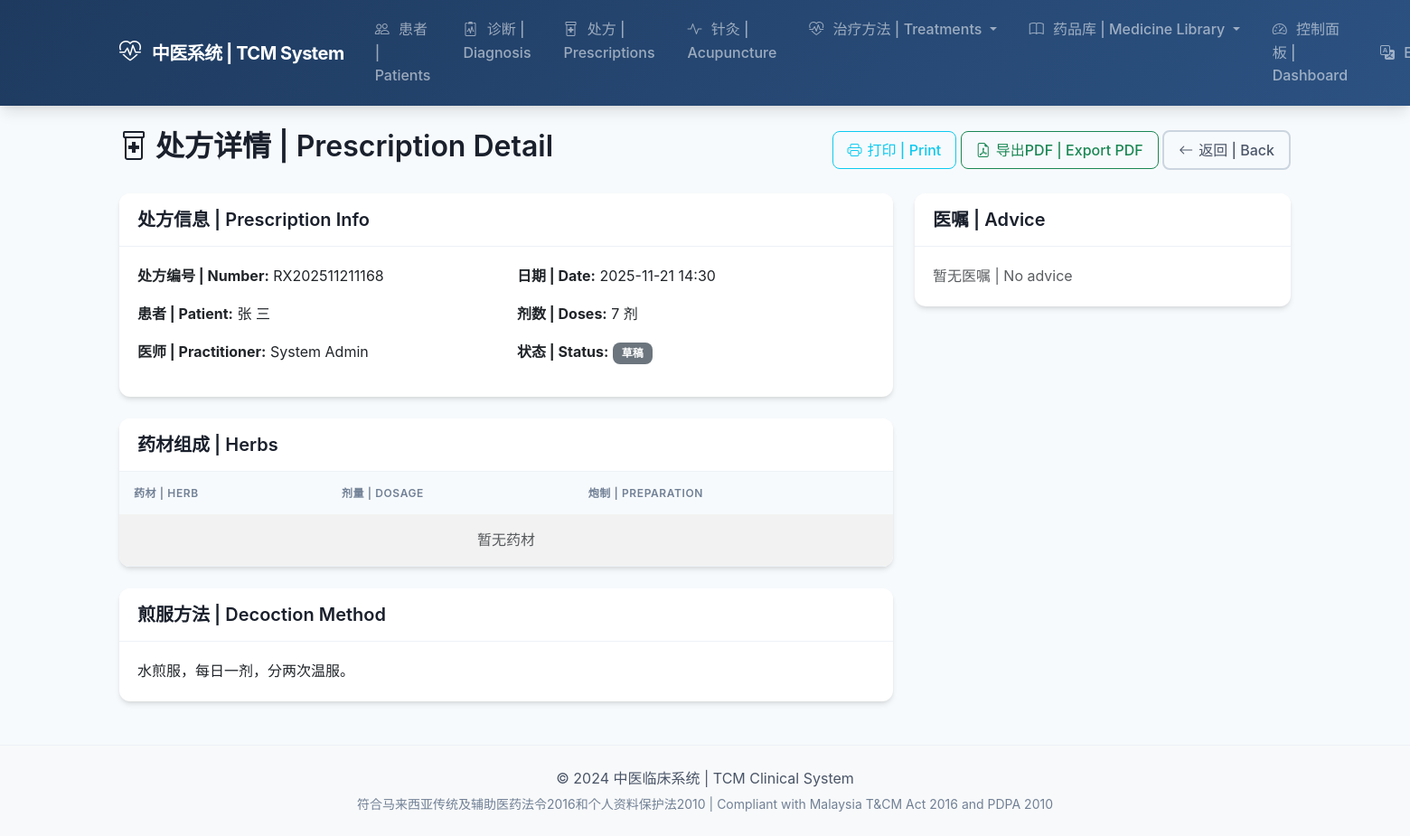
The app's page /prescriptions/1/ (signed in) with its own data.
### prescriptions/models.py (models this page shows, shortened)
class Prescription(models.Model):
    class Status(models.TextChoices):
        DRAFT = 'draft', _('草稿')
        CONFIRMED = 'confirmed', _('已确认')
        DISPENSED = 'dispensed', _('已配药')
        COMPLETED = 'completed', _('已完成')
        CANCELLED = 'cancelled', _('已取消')
    patient = models.ForeignKey(
        'patients.Patient',
        on_delete=models.CASCADE,
        related_name='prescriptions',
        verbose_name=_('患者'),
    )
    practitioner = models.ForeignKey(
        settings.AUTH_USER_MODEL,
        on_delete=models.SET_NULL,
        null=True,
        related_name='prescriptions',
        verbose_name=_('医师'),
    )
    diagnosis_session = models.ForeignKey(
        'diagnosis.DiagnosisSession',
        on_delete=models.SET_NULL,
        null=True,
        blank=True,
        related_name='prescriptions',
        verbose_name=_('诊断记录'),
    )
    based_on_formula = models.ForeignKey(
        ClassicFormula,
        on_delete=models.SET_NULL,
        null=True,
        blank=True,
        related_name='derived_prescriptions',
        verbose_name=_('基于方剂'),
    )
    prescription_number = models.CharField(
        _('处方编号'),
        max_length=50,
        unique=True,
    )
    prescription_date = models.DateTimeField(
        _('处方日期'),
        auto_now_add=True,
    )
    diagnosis = models.TextField(
        _('诊断'),
        blank=True,
    )
    treatment_principle = models.TextField(
        _('治则治法'),
        blank=True,
    )
    doses = models.PositiveIntegerField(
        _('剂数'),
        default=7,
        help_text=_('Number of doses to prepare'),
    )
    decoction_method = models.TextField(
        _('煎煮方法'),
        default='水煎服，每日一剂，分两次温服。',
        help_text=_('Instructions for decoction'),
    )
    dietary_advice = models.TextField(
        _('饮食宜忌'),
        blank=True,
    )
    lifestyle_advice = models.TextField(
        _('生活建议'),
        blank=True,
    )
    notes = models.TextField(
        _('备注'),
        blank=True,
    )
    status = models.CharField(
        _('状态'),
        max_length=20,
        choices=Status.choices,
        default=Status.DRAFT,
    )
    total_price = models.DecimalField(
        _('总价'),
        max_digits=10,
        decimal_places=2,
        null=True,
        blank=True,
    )
    created_at = models.DateTimeField(auto_now_add=True)
    updated_at = models.DateTimeField(auto_now=True)
    class Meta:
        verbose_name = _('处方')
        verbose_name_plural = _('处方')
        ordering = ['-prescription_date']

### patients/models.py (models this page shows, shortened)
class Patient(models.Model):
    class Gender(models.TextChoices):
        MALE = 'M', _('Male (男)')
        FEMALE = 'F', _('Female (女)')
        OTHER = 'O', _('Other (其他)')
    class BloodType(models.TextChoices):
        A_POSITIVE = 'A+', 'A+'
        A_NEGATIVE = 'A-', 'A-'
        B_POSITIVE = 'B+', 'B+'
        B_NEGATIVE = 'B-', 'B-'
        AB_POSITIVE = 'AB+', 'AB+'
        AB_NEGATIVE = 'AB-', 'AB-'
        O_POSITIVE = 'O+', 'O+'
        O_NEGATIVE = 'O-', 'O-'
        UNKNOWN = 'UK', _('Unknown')
    patient_id = models.UUIDField(
        default=uuid.uuid4,
        editable=False,
        unique=True,
    )
    first_name = models.CharField(
        _('First Name'),
        max_length=100,
    )
    last_name = models.CharField(
        _('Last Name'),
        max_length=100,
    )
    chinese_name = models.CharField(
        _('Chinese Name (中文姓名)'),
        max_length=100,
        blank=True,
    )
    ic_number = models.CharField(
        _('IC/Passport Number'),
        max_length=30,
        unique=True,
        help_text=_('Malaysian IC or Passport number'),
    )
    date_of_birth = models.DateField(
        _('Date of Birth'),
    )
    gender = models.CharField(
        _('Gender'),
        max_length=1,
        choices=Gender.choices,
    )
    blood_type = models.CharField(
        _('Blood Type'),
        max_length=3,
        choices=BloodType.choices,
        default=BloodType.UNKNOWN,
    )
    phone = models.CharField(
        _('Phone Number'),
        max_length=20,
    )
    email = models.EmailField(
        _('Email'),
        blank=True,
    )
    address = models.TextField(
        _('Address'),
    )
    emergency_contact_name = models.CharField(
        _('Emergency Contact Name'),
        max_length=100,
        blank=True,
    )
    emergency_contact_phone = models.CharField(
        _('Emergency Contact Phone'),
        max_length=20,
        blank=True,
    )
    allergies = models.TextField(
        _('Allergies (过敏史)'),
        blank=True,
        help_text=_('List all known allergies to medications, herbs, or substances'),
    )
    chronic_conditions = models.TextField(
        _('Chronic Conditions (慢性疾病)'),
        blank=True,
        help_text=_('e.g., Diabetes, Hypertension, Heart Disease'),
    )
    current_medications = models.TextField(
        _('Current Medications (目前用药)'),
        blank=True,
        help_text=_('List all current Western and TCM medications'),
    )
    medical_history = models.TextField(
        _('Medical History (病史)'),
        blank=True,
        help_text=_('Past surgeries, major illnesses, hospitalizations'),
    )
    family_history = models.TextField(
        _('Family History (家族史)'),
        blank=True,
        help_text=_('Hereditary conditions in family'),
    )
    tcm_constitution = models.CharField(
        _('TCM Constitution (中医体质)'),
        max_length=100,
        blank=True,
        help_text=_('e.g., 气虚质, 阳虚质, 痰湿质'),
    )
    photo = models.ImageField(
        _('Photo'),
        upload_to='patients/photos/',
        blank=True,
        null=True,
    )
    notes = models.TextField(
        _('Additional Notes'),
        blank=True,
    )
    assigned_practitioner = models.ForeignKey(
        settings.AUTH_USER_MODEL,
        on_delete=models.SET_NULL,
        null=True,
        blank=True,
        related_name='patients',
        limit_choices_to={'role': 'practitioner'},
        verbose_name=_('Assigned Practitioner'),
    )
    user_account = models.OneToOneField(
        settings.AUTH_USER_MODEL,
        on_delete=models.SET_NULL,
        null=True,
        blank=True,
        related_name='patient_profile',
        verbose_name=_('User Account'),
    )
    consent_data_sharing = models.BooleanField(
        _('Consent to Data Sharing'),
        default=False,
        help_text=_('PDPA 2010 compliant consent for data sharing'),
    )
    consent_date = models.DateField(
        _('Consent Date'),
        null=True,
        blank=True,
    )
    is_active = models.BooleanField(
        _('Active'),
        default=True,
    )
    created_at = models.DateTimeField(auto_now_add=True)
    updated_at = models.DateTimeField(auto_now=True)
    class Meta:
        verbose_name = _('Patient')
        verbose_name_plural = _('Patients')
        ordering = ['-updated_at']
    @property
    def full_name(self):
        return f"{self.first_name} {self.last_name}"

### accounts/models.py (models this page shows, shortened)
class User(AbstractUser):
    class Role(models.TextChoices):
        ADMIN = 'admin', _('Administrator (系统管理员)')
        PRACTITIONER = 'practitioner', _('TCM Practitioner (中医师)')
        PATIENT = 'patient', _('Patient (患者)')
    role = models.CharField(
        _('Role'),
        max_length=20,
        choices=Role.choices,
        default=Role.PATIENT,
    )
    phone = models.CharField(
        _('Phone Number'),
        max_length=20,
        blank=True,
    )
    ic_number = models.CharField(
        _('IC/Passport Number'),
        max_length=30,
        blank=True,
        help_text=_('Malaysian IC or Passport number'),
    )
    date_of_birth = models.DateField(
        _('Date of Birth'),
        null=True,
        blank=True,
    )
    address = models.TextField(
        _('Address'),
        blank=True,
    )
    profile_photo = models.ImageField(
        _('Profile Photo'),
        upload_to='profiles/',
        blank=True,
        null=True,
    )
    license_number = models.CharField(
        _('T&CM License Number'),
        max_length=50,
        blank=True,
        help_text=_('Traditional & Complementary Medicine practitioner license'),
    )
    specialization = models.CharField(
        _('Specialization'),
        max_length=100,
        blank=True,
        help_text=_('e.g., Acupuncture, Herbal Medicine, Tuina'),
    )
    clinic_name = models.CharField(
        _('Clinic Name'),
        max_length=200,
        blank=True,
    )
    created_at = models.DateTimeField(auto_now_add=True)
    updated_at = models.DateTimeField(auto_now=True)
    class Meta:
        verbose_name = _('User')
        verbose_name_plural = _('Users')
        ordering = ['-created_at']
    @property
    def is_practitioner(self):
        return self.role == self.Role.PRACTITIONER

### prescriptions/views.py (the view)
# urls.py: path('<int:pk>/', views.PrescriptionDetailView.as_view(), name='detail'),
class PrescriptionDetailView(LoginRequiredMixin, PractitionerRequiredMixin, DetailView):
    model = Prescription
    template_name = 'prescriptions/prescription_detail.html'
    context_object_name = 'prescription'

### prescriptions/views.py (called while the page is built)
    def test_func(self):
        return self.request.user.is_authenticated and (
            self.request.user.role in ['practitioner', 'admin'] or
            self.request.user.is_staff
        )

### templates/prescriptions/prescription_detail.html (shortened to what this page needs)
{% extends 'base.html' %}
{% load i18n %}
{% block content %}
<div class="d-flex justify-content-between align-items-center mb-4">
    <h2>
        <i class="bi bi-prescription2"></i>
        处方详情 | Prescription Detail
    </h2>
    <div>
        <a href="{% url 'prescriptions:print' prescription.pk %}" class="btn btn-outline-info" target="_blank">
            <i class="bi bi-printer"></i> 打印 | Print
        </a>
        <a href="{% url 'prescriptions:export_pdf' prescription.pk %}" class="btn btn-outline-success">
            <i class="bi bi-file-earmark-pdf"></i> 导出PDF | Export PDF
        </a>
        <a href="{% url 'prescriptions:list' %}" class="btn btn-outline-secondary">
            <i class="bi bi-arrow-left"></i> 返回 | Back
        </a>
    </div>
</div>
<div class="row">
    <div class="col-md-8">
        <div class="card mb-4">
            <div class="card-header">
                <h5 class="mb-0">处方信息 | Prescription Info</h5>
            </div>
            <div class="card-body">
                <div class="row">
                    <div class="col-md-6">
                        <p><strong>处方编号 | Number:</strong> {{ prescription.prescription_number }}</p>
                        <p><strong>患者 | Patient:</strong> {{ prescription.patient.full_name }}</p>
                        <p><strong>医师 | Practitioner:</strong> {{ prescription.practitioner.get_full_name }}</p>
                    </div>
                    <div class="col-md-6">
                        <p><strong>日期 | Date:</strong> {{ prescription.prescription_date|date:"Y-m-d H:i" }}</p>
                        <p><strong>剂数 | Doses:</strong> {{ prescription.doses }} 剂</p>
                        <p><strong>状态 | Status:</strong>
                            <span class="badge bg-{% if prescription.status == 'completed' %}success{% elif prescription.status == 'confirmed' %}primary{% elif prescription.status == 'dispensed' %}info{% elif prescription.status == 'cancelled' %}danger{% else %}secondary{% endif %}">
                                {{ prescription.get_status_display }}
                            </span>
                        </p>
                    </div>
                </div>
            </div>
        </div>
        <div class="card mb-4">
            <div class="card-header">
                <h5 class="mb-0">药材组成 | Herbs</h5>
            </div>
            <div class="card-body p-0">
                <table class="table table-striped mb-0">
                    <thead>
                        <tr>
                            <th>药材 | Herb</th>
                            <th>剂量 | Dosage</th>
                            <th>炮制 | Preparation</th>
                        </tr>
                    </thead>
                    <tbody>
                        {% for item in prescription.items.all %}
                        <tr>
                            <td>
                                <strong>{{ item.herb.name_cn }}</strong>
                                <br><small class="text-muted">{{ item.herb.name_en }}</small>
                            </td>
                            <td>{{ item.dosage }}g</td>
                            <td>{{ item.preparation|default:"-" }}</td>
                        </tr>
                        {% empty %}
                        <tr>
                            <td colspan="3" class="text-center text-muted">暂无药材</td>
                        </tr>
                        {% endfor %}
                    </tbody>
                </table>
            </div>
        </div>
        {% if prescription.decoction_method %}
        <div class="card mb-4">
            <div class="card-header">
                <h5 class="mb-0">煎服方法 | Decoction Method</h5>
            </div>
            <div class="card-body">
                <p class="mb-0">{{ prescription.decoction_method }}</p>
            </div>
        </div>
        {% endif %}
    </div>
    <div class="col-md-4">
        <div class="card">
            <div class="card-header">
                <h5 class="mb-0">医嘱 | Advice</h5>
            </div>
            <div class="card-body">
                {% if not prescription.dietary_advice and not prescription.lifestyle_advice and not prescription.notes %}
                <p class="text-muted mb-0">暂无医嘱 | No advice</p>
                {% endif %}
            </div>
        </div>
    </div>
</div>
{% endblock %}

### static/css/style.css (style rules this page uses)
:root { --tcm-primary: #1e3a5f; --tcm-primary-light: #2c5282; --tcm-primary-dark: #152a45; --tcm-secondary: #38a169; --tcm-secondary-light: #48bb78; --tcm-accent: #ed8936; --tcm-accent-light: #f6ad55; --tcm-danger: #e53e3e; --tcm-warning: #ecc94b; --tcm-info: #4299e1; --tcm-gray-50: #f7fafc; --tcm-gray-100: #edf2f7; --tcm-gray-200: #e2e8f0; --tcm-gray-300: #cbd5e0; --tcm-gray-400: #a0aec0; --tcm-gray-500: #718096; --tcm-gray-600: #4a5568; --tcm-gray-700: #2d3748; --tcm-gray-800: #1a202c; --tcm-gradient: linear-gradient(135deg, var(--tcm-primary) 0%, var(--tcm-primary-light) 100%); --tcm-gradient-accent: linear-gradient(135deg, var(--tcm-secondary) 0%, var(--tcm-secondary-light) 100%); --shadow-sm: 0 1px 2px 0 rgba(0, 0, 0, 0.05); --shadow: 0 4px 6px -1px rgba(0, 0, 0, 0.1), 0 2px 4px -1px rgba(0, 0, 0, 0.06); --shadow-md: 0 10px 15px -3px rgba(0, 0, 0, 0.1), 0 4px 6px -2px rgba(0, 0, 0, 0.05); --shadow-lg: 0 20px 25px -5px rgba(0, 0, 0, 0.1), 0 10px 10px -5px rgba(0, 0, 0, 0.04); --transition-fast: 150ms ease; --transition-normal: 300ms ease; --radius-sm: 0.375rem; --radius: 0.5rem; --radius-lg: 0.75rem; --radius-xl: 1rem; }
* { box-sizing: border-box; }
body { min-height: 100vh; display: flex; flex-direction: column; font-family: 'Inter', -apple-system, BlinkMacSystemFont, 'Segoe UI', Roboto, sans-serif; background-color: var(--tcm-gray-50); color: var(--tcm-gray-700); line-height: 1.6; }
h1, h2, h3, h4, h5, h6 { font-weight: 600; color: var(--tcm-gray-800); line-height: 1.3; }
a { color: var(--tcm-primary); text-decoration: none; transition: color var(--transition-fast); }
.card { border: none; border-radius: var(--radius-lg); box-shadow: var(--shadow); transition: all var(--transition-normal); overflow: hidden; }
.card-header { background-color: white; border-bottom: 1px solid var(--tcm-gray-100); font-weight: 600; padding: 1rem 1.25rem; }
.card-body { padding: 1.25rem; }
.btn { font-weight: 500; padding: 0.5rem 1rem; border-radius: var(--radius); transition: all var(--transition-fast); display: inline-flex; align-items: center; justify-content: center; gap: 0.375rem; }
.btn i { font-size: 1rem; }
.btn-outline-secondary { color: var(--tcm-gray-600); border: 2px solid var(--tcm-gray-300); background: transparent; }
.table { margin-bottom: 0; }
.table th { font-weight: 600; font-size: 0.75rem; text-transform: uppercase; letter-spacing: 0.05em; color: var(--tcm-gray-500); background-color: var(--tcm-gray-50); padding: 0.875rem 1rem; border: none; }
.table td { padding: 1rem; vertical-align: middle; border-color: var(--tcm-gray-100); }
.table tbody tr { transition: background-color var(--transition-fast); }
.badge { font-weight: 600; font-size: 0.75rem; padding: 0.375rem 0.625rem; border-radius: var(--radius); }

### records on screen
Prescription: prescription_number "RX202511211168", patient.full_name "张 三", practitioner.get_full_name "System Admin", prescription_date "2025-11-21 14:30", doses "7", status "草稿", decoction_method "水煎服，每日一剂，分两次温服。"
